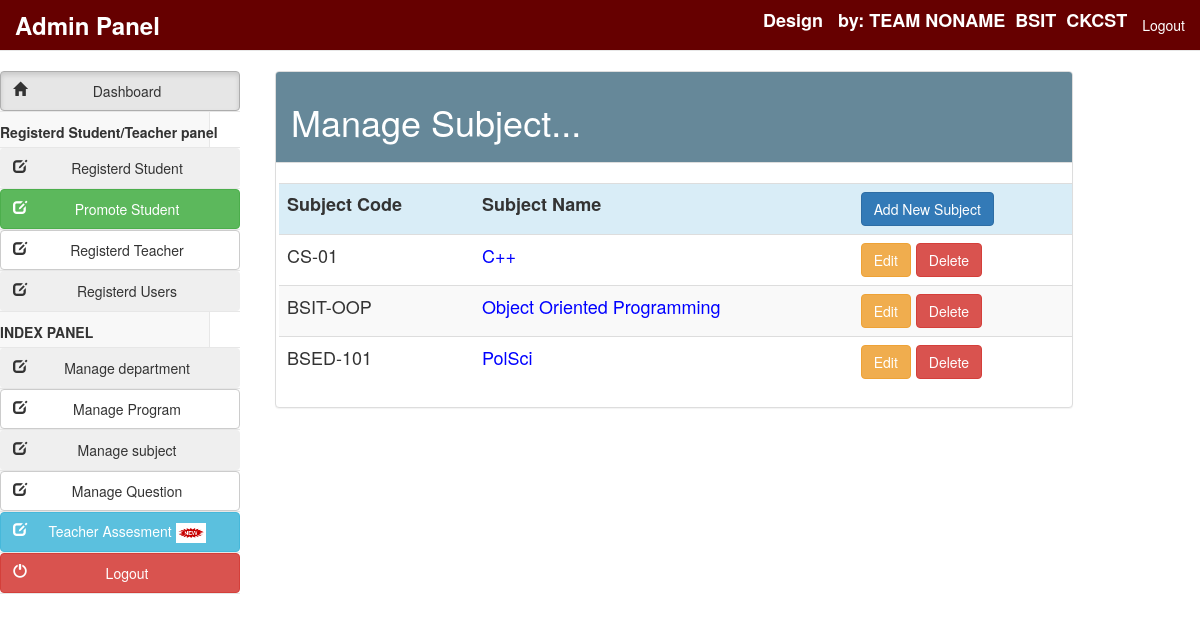
The app's page /Adminlogin/ManageSubject.php with its own data.
### tables this page shows
CREATE TABLE `subject` (
  `SubjectID` int(15) NOT NULL,
  `Subjectcode` varchar(30) NOT NULL,
  `SubjectName` varchar(50) NOT NULL,
  `SemesterID` int(15) NOT NULL,
  `ProgramID` int(15) NOT NULL,
  `DepartmentID` int(15) NOT NULL
);

### Adminlogin/ManageSubject.php (the view, shortened to what this page needs)
<?php
include("Connection.php");
?>
<!DOCTYPE html>
<html lang="en">
<head>
<link href="style/css/bootstrap.min.css" rel="stylesheet">
<link href="style/css/k.css" rel="stylesheet">
</head>
<body>
    <?php include("include/header.php");?>
   	    <div class="container-fluid">
	       <?php include("include/side_bar.php");?>
            <div class="col-md-9 content">
            <div class="panel panel-default" style="margin-left:50px">
            <div class="panel-heading" style="background-color:#668899">
        <h1  style="color:white">Manage Subject... </h1>
                </div>
                <br>
    <div class='table-responsive'>
            <div style="overflow-x:scroll;">
            <table class="table table-striped " style="font-size:18px; margin-left:3px">
	   <tr class="info">
           <th>Subject Code</th>
			    <th>Subject Name</th>
	<th>
        <a href='AddSubject.php' class="btn btn-primary" >
            Add New Subject </a>
           </th>
                </tr>
    <?php
$result=mysqli_query($connection,"select SubjectID,Subjectcode,SubjectName from subject")or die ("query 2 incorrect.......");
while(list($SubjectID,$Subjectcode,$SubjectName)=mysqli_fetch_array($result))
{
echo "<tr>
<td>$Subjectcode</td><td style='color:blue'>$SubjectName</td>";
echo"<td>
<a href='EditSubject.php?SubjectID=$SubjectID' class='btn btn-warning'> Edit</a>
<a href='ManageSubject.php?SubjectID=$SubjectID&action=delete' class='btn btn-danger'>Delete</a>
</td></tr>";
}
?>
                </table>
                </div>
                </div>
            </div>
        </div>
    </div>
    </body>
</html>

### records on screen
subject: Subjectcode "CS-01", SubjectName "C++"
subject: Subjectcode "BSIT-OOP", SubjectName "Object Oriented Programming"
subject: Subjectcode "BSED-101", SubjectName "PolSci"
